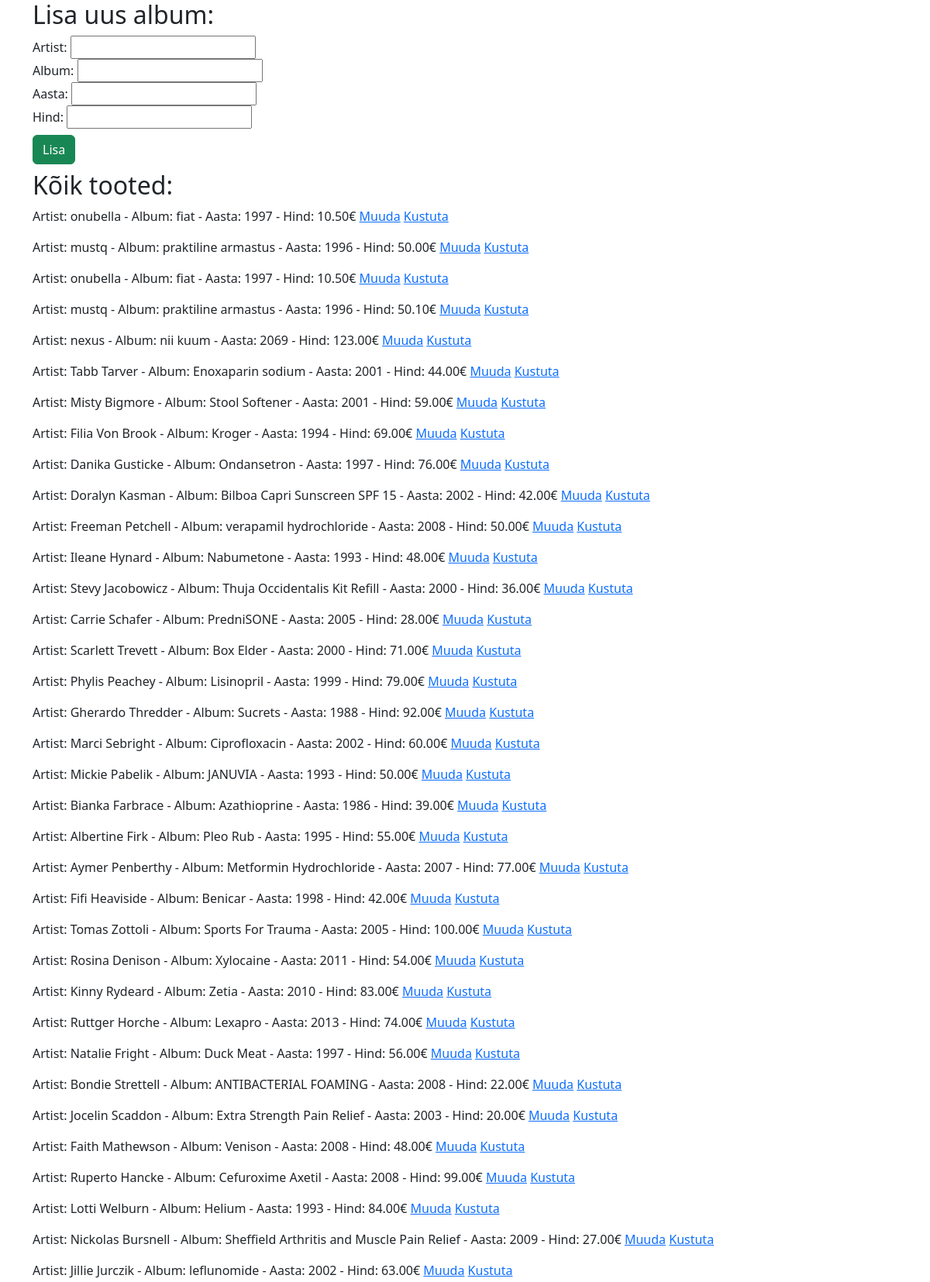
Screenshot of /yl3,4.php (upper part) with the database file from the repository.
### tables this page shows
CREATE TABLE `tooted` (
  `id` int(7) NOT NULL,
  `artist` varchar(255) NOT NULL,
  `album` varchar(255) NOT NULL,
  `aasta` year(4) NOT NULL,
  `hind` decimal(5,2) NOT NULL
);

### yl3,4.php (the view, shortened to what this page needs)
<?php include ("config.php"); ?>
<!DOCTYPE html>
<html lang="en">
<head>
    <link href="https://cdn.jsdelivr.net/npm/bootstrap@5.3.2/dist/css/bootstrap.min.css" rel="stylesheet">
</head>
    <body>
        <div class="container">
        <h2>Lisa uus album:</h2>
        <form action="#" method="get">
            <label for="artist">Artist:</label>
            <input type="text" name="artist" id="artist"><br>
            <label for="album">Album:</label>
            <input type="text" name="album" id="album"><br>
            <label for="aasta">Aasta:</label>
            <input type="number" name="aasta" id="aasta"><br>
            <label for="hind">Hind:</label>
            <input type="number" name="hind" id="hind"><br>
            <input type="submit" class="btn btn-success my-2" value="Lisa">
        </form>
                <?php
        $sql = "SELECT * FROM tooted";
        $result = $yhendus->query($sql);
        if ($result->num_rows > 0) {
            echo "<h2>Kõik tooted:</h2>";
            while($row = $result->fetch_assoc()) {
                echo "<p>";
                echo "Artist: " . $row["artist"] . " - Album: " . $row["album"] . " - Aasta: " . $row["aasta"] . " - Hind: " . $row["hind"] . "€";
                echo " <a href='?action=muuda&id=" . $row["id"] . "'>Muuda</a>";
                echo " <a href='?action=kustuta&id=" . $row["id"] . "' onclick=\"return confirm('Kindel v?');\">Kustuta</a>";
                echo "</p>";
            }
        }
        ?>
        <?php
        $sql = "SELECT kliendid.eesnimi, kliendid.perenimi, arved.kogus, tooted.album FROM kliendid INNER JOIN arved ON arved.kliendid_id = kliendid.id INNER JOIN tooted ON arved.tooted_id = tooted.id;";
        $result = $yhendus->query($sql);
        if ($result->num_rows > 0) {
            while($row = $result->fetch_assoc()) {
                echo "Klient: " . $row["eesnimi"] . " " . $row["perenimi"] . " | Album: " . $row["album"] . " | Kogus: " . $row["kogus"] . "<br>";
            }
        }
        ?>
        </div>
    </body>
</html>

### rows the page displays
tooted: artist "onubella", album "fiat", aasta "1997", hind "10.50"
tooted: artist "mustq", album "praktiline armastus", aasta "1996", hind "50.00"
tooted: artist "onubella", album "fiat", aasta "1997", hind "10.50"
tooted: artist "mustq", album "praktiline armastus", aasta "1996", hind "50.10"
tooted: artist "nexus", album "nii kuum", aasta "2069", hind "123.00"
tooted: artist "Tabb Tarver", album "Enoxaparin sodium", aasta "2001", hind "44.00"
tooted: artist "Misty Bigmore", album "Stool Softener", aasta "2001", hind "59.00"
tooted: artist "Filia Von Brook", album "Kroger", aasta "1994", hind "69.00"
tooted: artist "Danika Gusticke", album "Ondansetron", aasta "1997", hind "76.00"
tooted: artist "Doralyn Kasman", album "Bilboa Capri Sunscreen SPF 15", aasta "2002", hind "42.00"
tooted: artist "Freeman Petchell", album "verapamil hydrochloride", aasta "2008", hind "50.00"
tooted: artist "Ileane Hynard", album "Nabumetone", aasta "1993", hind "48.00"
tooted: artist "Stevy Jacobowicz", album "Thuja Occidentalis Kit Refill", aasta "2000", hind "36.00"
tooted: artist "Carrie Schafer", album "PredniSONE", aasta "2005", hind "28.00"
tooted: artist "Scarlett Trevett", album "Box Elder", aasta "2000", hind "71.00"
tooted: artist "Phylis Peachey", album "Lisinopril", aasta "1999", hind "79.00"
tooted: artist "Gherardo Thredder", album "Sucrets", aasta "1988", hind "92.00"
tooted: artist "Marci Sebright", album "Ciprofloxacin", aasta "2002", hind "60.00"
tooted: artist "Mickie Pabelik", album "JANUVIA", aasta "1993", hind "50.00"
tooted: artist "Bianka Farbrace", album "Azathioprine", aasta "1986", hind "39.00"
tooted: artist "Albertine Firk", album "Pleo Rub", aasta "1995", hind "55.00"
tooted: artist "Aymer Penberthy", album "Metformin Hydrochloride", aasta "2007", hind "77.00"
tooted: artist "Fifi Heaviside", album "Benicar", aasta "1998", hind "42.00"
tooted: artist "Tomas Zottoli", album "Sports For Trauma", aasta "2005", hind "100.00"
tooted: artist "Rosina Denison", album "Xylocaine", aasta "2011", hind "54.00"
tooted: artist "Kinny Rydeard", album "Zetia", aasta "2010", hind "83.00"
tooted: artist "Ruttger Horche", album "Lexapro", aasta "2013", hind "74.00"
tooted: artist "Natalie Fright", album "Duck Meat", aasta "1997", hind "56.00"
tooted: artist "Bondie Strettell", album "ANTIBACTERIAL FOAMING", aasta "2008", hind "22.00"
tooted: artist "Jocelin Scaddon", album "Extra Strength Pain Relief", aasta "2003", hind "20.00"
tooted: artist "Faith Mathewson", album "Venison", aasta "2008", hind "48.00"
tooted: artist "Ruperto Hancke", album "Cefuroxime Axetil", aasta "2008", hind "99.00"
tooted: artist "Lotti Welburn", album "Helium", aasta "1993", hind "84.00"
tooted: artist "Nickolas Bursnell", album "Sheffield Arthritis and Muscle Pain Relief", aasta "2009", hind "27.00"
tooted: artist "Jillie Jurczik", album "leflunomide", aasta "2002", hind "63.00"
